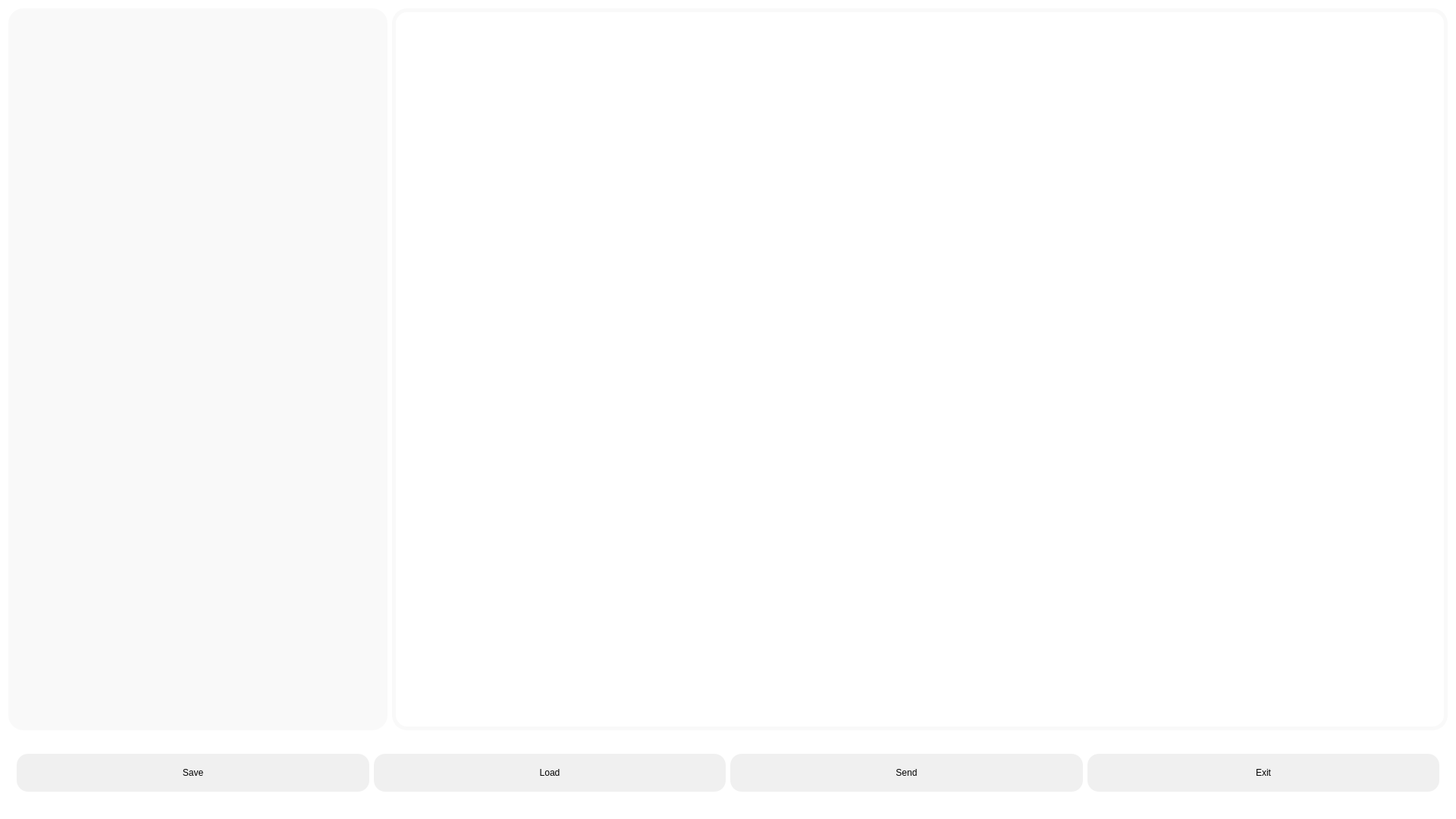
<?xml version="1.0" encoding="UTF-8"?>
<ui version="4.0">
 <class>SmiClass</class>
 <widget class="QWidget" name="SmiClass">
  <property name="geometry">
   <rect>
    <x>0</x>
    <y>0</y>
    <width>1920</width>
    <height>1080</height>
   </rect>
  </property>
  <property name="windowTitle">
   <string>Smi</string>
  </property>
  <property name="autoFillBackground">
   <bool>false</bool>
  </property>
  <property name="styleSheet">
   <string notr="true">QWidget#SmiClass
{
	
	background-color: rgb(255, 255, 255);
}</string>
  </property>
  <layout class="QVBoxLayout" name="verticalLayout">
   <item>
    <layout class="QHBoxLayout" name="horizontalLayout">
     <item>
      <widget class="TableWidget" name="tableWidget" native="true">
       <property name="maximumSize">
        <size>
         <width>500</width>
         <height>16777215</height>
        </size>
       </property>
       <property name="styleSheet">
        <string notr="true">background-color: rgb(249, 249, 249);
border-radius: 20px</string>
       </property>
      </widget>
     </item>
     <item>
      <widget class="CreateWidget" name="createWidget" native="true">
       <property name="styleSheet">
        <string notr="true">border: 5px solid rgb(249, 249, 249);
border-radius: 20px</string>
       </property>
      </widget>
     </item>
    </layout>
   </item>
   <item>
    <widget class="QWidget" name="horizontalWidget_2" native="true">
     <property name="maximumSize">
      <size>
       <width>16777215</width>
       <height>100</height>
      </size>
     </property>
     <property name="styleSheet">
      <string notr="true">QPushButton
{ 
	background-color: rgb(240, 240, 240);
	border-radius: 15px;
	font: 75 20pt &quot;Arial&quot;;
	color: rgb(0, 0, 0);
}

QPushButton:hover
{ 
	border: 3px solid rgb(218, 218, 218);
}

QPushButton:focus:checked
{ 
	border: 3px solid rgb(218, 218, 218);
}</string>
     </property>
     <layout class="QHBoxLayout" name="horizontalLayout_2">
      <item>
       <widget class="QPushButton" name="saveBtn">
        <property name="minimumSize">
         <size>
          <width>0</width>
          <height>50</height>
         </size>
        </property>
        <property name="text">
         <string>Save</string>
        </property>
       </widget>
      </item>
      <item>
       <widget class="QPushButton" name="loadBtn">
        <property name="minimumSize">
         <size>
          <width>0</width>
          <height>50</height>
         </size>
        </property>
        <property name="text">
         <string>Load</string>
        </property>
       </widget>
      </item>
      <item>
       <widget class="QPushButton" name="sendBtn">
        <property name="minimumSize">
         <size>
          <width>0</width>
          <height>50</height>
         </size>
        </property>
        <property name="text">
         <string>Send</string>
        </property>
       </widget>
      </item>
      <item>
       <widget class="QPushButton" name="exitBtn">
        <property name="minimumSize">
         <size>
          <width>0</width>
          <height>50</height>
         </size>
        </property>
        <property name="text">
         <string>Exit</string>
        </property>
       </widget>
      </item>
     </layout>
    </widget>
   </item>
  </layout>
 </widget>
 <layoutdefault spacing="6" margin="11"/>
 <customwidgets>
  <customwidget>
   <class>TableWidget</class>
   <extends>QWidget</extends>
   <header>Tablewidget.h</header>
   <container>1</container>
  </customwidget>
  <customwidget>
   <class>CreateWidget</class>
   <extends>QWidget</extends>
   <header>CreateWidget.h</header>
   <container>1</container>
  </customwidget>
 </customwidgets>
 <resources>
  <include location="Smi.qrc"/>
 </resources>
 <connections/>
</ui>
